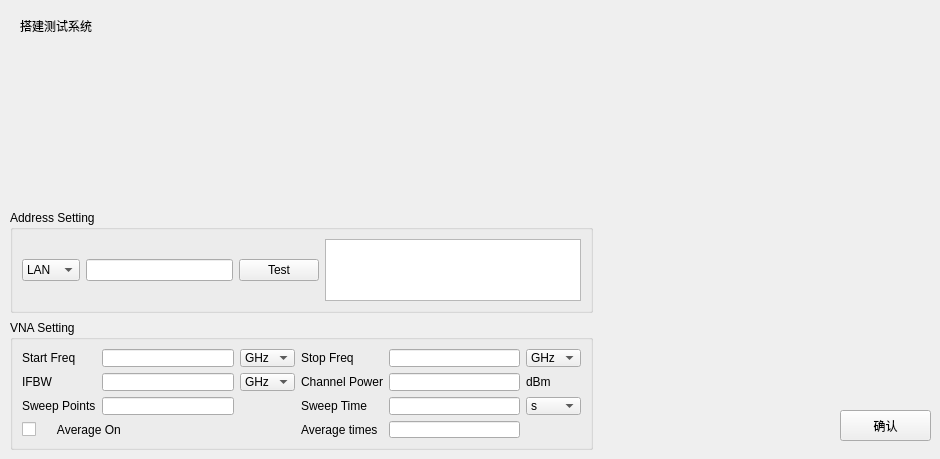
      <widget class="QWidget" name="pageTestPrepare">
       <widget class="QPushButton" name="pushButton_testprepare_verify">
        <property name="geometry">
         <rect>
          <x>840</x>
          <y>410</y>
          <width>91</width>
          <height>31</height>
         </rect>
        </property>
        <property name="text">
         <string>确认</string>
        </property>
       </widget>
       <widget class="QLabel" name="label_testprepare_imageview">
        <property name="geometry">
         <rect>
          <x>20</x>
          <y>40</y>
          <width>571</width>
          <height>161</height>
         </rect>
        </property>
        <property name="text">
         <string/>
        </property>
       </widget>
       <widget class="QLabel" name="label_3">
        <property name="geometry">
         <rect>
          <x>20</x>
          <y>10</y>
          <width>121</width>
          <height>31</height>
         </rect>
        </property>
        <property name="text">
         <string>搭建测试系统</string>
        </property>
       </widget>
       <widget class="QGroupBox" name="groupBox_2">
        <property name="geometry">
         <rect>
          <x>10</x>
          <y>210</y>
          <width>583</width>
          <height>103</height>
         </rect>
        </property>
        <property name="sizePolicy">
         <sizepolicy hsizetype="Expanding" vsizetype="Expanding">
          <horstretch>10</horstretch>
          <verstretch>0</verstretch>
         </sizepolicy>
        </property>
        <property name="title">
         <string>Address Setting</string>
        </property>
        <layout class="QHBoxLayout" name="horizontalLayout_2">
         <item>
          <widget class="QComboBox" name="comboBox_ConnectType">
           <item>
            <property name="text">
             <string>LAN</string>
            </property>
           </item>
           <item>
            <property name="text">
             <string>GPIB</string>
            </property>
           </item>
          </widget>
         </item>
         <item>
          <widget class="QLineEdit" name="lineEdit_Addr"/>
         </item>
         <item>
          <widget class="QPushButton" name="pushButton_Test">
           <property name="text">
            <string>Test</string>
           </property>
          </widget>
         </item>
         <item>
          <widget class="QTextBrowser" name="textBrowser_InstInfo"/>
         </item>
        </layout>
       </widget>
       <widget class="QGroupBox" name="groupBox_4">
        <property name="geometry">
         <rect>
          <x>10</x>
          <y>320</y>
          <width>583</width>
          <height>130</height>
         </rect>
        </property>
        <property name="title">
         <string>VNA Setting</string>
        </property>
        <layout class="QGridLayout" name="gridLayout_5">
         <item row="0" column="2">
          <widget class="QComboBox" name="comboBox_Start">
           <item>
            <property name="text">
             <string>GHz</string>
            </property>
           </item>
           <item>
            <property name="text">
             <string>MHz</string>
            </property>
           </item>
           <item>
            <property name="text">
             <string>kHz</string>
            </property>
           </item>
           <item>
            <property name="text">
             <string>Hz</string>
            </property>
           </item>
          </widget>
         </item>
         <item row="0" column="5">
          <widget class="QComboBox" name="comboBox_Stop">
           <item>
            <property name="text">
             <string>GHz</string>
            </property>
           </item>
           <item>
            <property name="text">
             <string>MHz</string>
            </property>
           </item>
           <item>
            <property name="text">
             <string>kHz</string>
            </property>
           </item>
           <item>
            <property name="text">
             <string>Hz</string>
            </property>
           </item>
          </widget>
         </item>
         <item row="0" column="4">
          <widget class="QLineEdit" name="lineEdit_StopFreq">
           <property name="alignment">
            <set>Qt::AlignCenter</set>
           </property>
          </widget>
         </item>
         <item row="0" column="0">
          <widget class="QLabel" name="label_2">
           <property name="text">
            <string>Start Freq</string>
           </property>
          </widget>
         </item>
         <item row="2" column="1">
          <widget class="QLineEdit" name="lineEdit_Points">
           <property name="alignment">
            <set>Qt::AlignCenter</set>
           </property>
          </widget>
         </item>
         <item row="1" column="4">
          <widget class="QLineEdit" name="lineEdit_Power">
           <property name="alignment">
            <set>Qt::AlignCenter</set>
           </property>
          </widget>
         </item>
         <item row="3" column="4">
          <widget class="QLineEdit" name="lineEdit_Average">
           <property name="text">
            <string/>
           </property>
           <property name="alignment">
            <set>Qt::AlignCenter</set>
           </property>
          </widget>
         </item>
         <item row="2" column="3">
          <widget class="QLabel" name="label_49">
           <property name="text">
            <string>Sweep Time</string>
           </property>
          </widget>
         </item>
         <item row="1" column="3">
          <widget class="QLabel" name="label_50">
           <property name="text">
            <string>Channel Power</string>
           </property>
          </widget>
         </item>
         <item row="1" column="5">
          <widget class="QLabel" name="label_51">
           <property name="text">
            <string>dBm</string>
           </property>
          </widget>
         </item>
         <item row="2" column="0">
          <widget class="QLabel" name="label_52">
           <property name="text">
            <string>Sweep Points</string>
           </property>
          </widget>
         </item>
         <item row="1" column="0">
          <widget class="QLabel" name="label_53">
           <property name="text">
            <string>IFBW</string>
           </property>
          </widget>
         </item>
         <item row="1" column="1">
          <widget class="QLineEdit" name="lineEdit_IFBW">
           <property name="alignment">
            <set>Qt::AlignCenter</set>
           </property>
          </widget>
         </item>
         <item row="1" column="2">
          <widget class="QComboBox" name="comboBox_IFBW">
           <item>
            <property name="text">
             <string>GHz</string>
            </property>
           </item>
           <item>
            <property name="text">
             <string>MHz</string>
            </property>
           </item>
           <item>
            <property name="text">
             <string>kHz</string>
            </property>
           </item>
           <item>
            <property name="text">
             <string>Hz</string>
            </property>
           </item>
          </widget>
         </item>
         <item row="2" column="4">
          <widget class="QLineEdit" name="lineEdit_SweepTime">
           <property name="alignment">
            <set>Qt::AlignCenter</set>
           </property>
          </widget>
         </item>
         <item row="0" column="1">
          <widget class="QLineEdit" name="lineEdit_StartFreq">
           <property name="alignment">
            <set>Qt::AlignCenter</set>
           </property>
          </widget>
         </item>
         <item row="2" column="5">
          <widget class="QComboBox" name="comboBox_SW">
           <item>
            <property name="text">
             <string>s</string>
            </property>
           </item>
           <item>
            <property name="text">
             <string>ms</string>
            </property>
           </item>
           <item>
            <property name="text">
             <string>us</string>
            </property>
           </item>
          </widget>
         </item>
         <item row="0" column="3">
          <widget class="QLabel" name="label_54">
           <property name="text">
            <string>Stop Freq</string>
           </property>
          </widget>
         </item>
         <item row="3" column="3">
          <widget class="QLabel" name="label_55">
           <property name="text">
            <string>Average times</string>
           </property>
          </widget>
         </item>
         <item row="3" column="0" colspan="2">
          <widget class="QCheckBox" name="checkBox_AVGOn">
           <property name="text">
            <string>     Average On</string>
           </property>
          </widget>
         </item>
        </layout>
        <zorder>label_49</zorder>
        <zorder>label_50</zorder>
        <zorder>label_51</zorder>
        <zorder>label_52</zorder>
        <zorder>label_53</zorder>
        <zorder>label_54</zorder>
        <zorder>label_55</zorder>
        <zorder>lineEdit_StopFreq</zorder>
        <zorder>label_2</zorder>
        <zorder>lineEdit_SweepTime</zorder>
        <zorder>lineEdit_Power</zorder>
        <zorder>comboBox_SW</zorder>
        <zorder>lineEdit_StartFreq</zorder>
        <zorder>checkBox_AVGOn</zorder>
        <zorder>comboBox_IFBW</zorder>
        <zorder>lineEdit_Average</zorder>
        <zorder>lineEdit_Points</zorder>
        <zorder>comboBox_Start</zorder>
        <zorder>lineEdit_IFBW</zorder>
        <zorder>comboBox_Stop</zorder>
       </widget>
      </widget>
